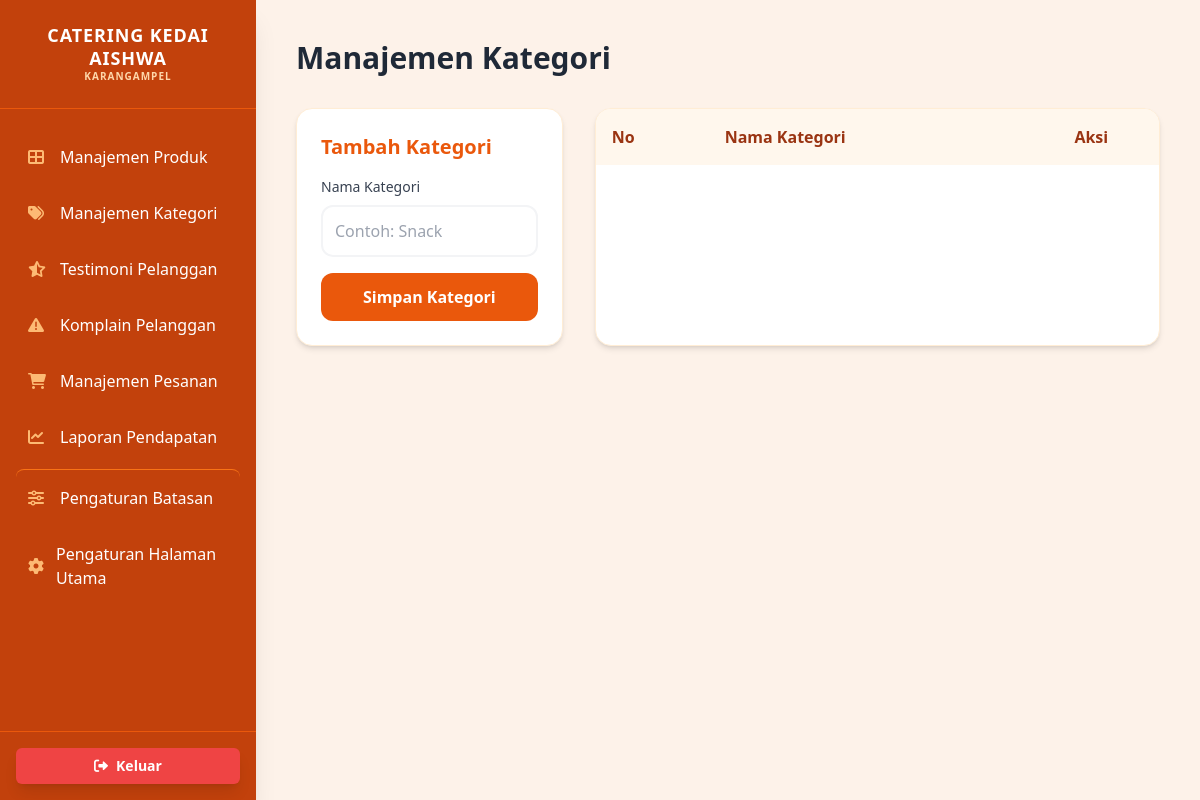
Page /dashboard_admin/kategori.php (signed in) on the earlier database version.
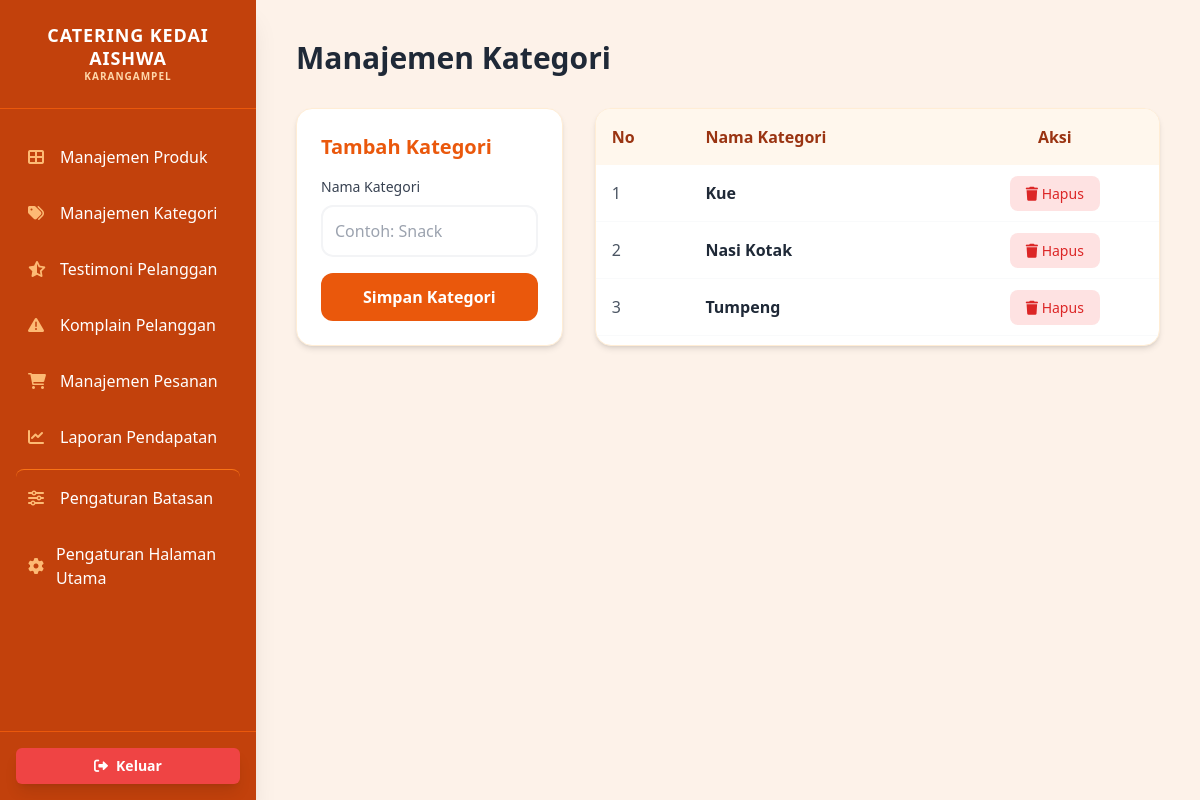
Same page on the later database version.
### tables this page shows
CREATE TABLE `kategori` (
  `kategori_id` int(11) NOT NULL,
  `nama_kategori` varchar(100) NOT NULL
);

### dashboard_admin/kategori.php (the view, shortened to what this page needs)
<?php
include "koneksi.php";
$query = mysqli_query($conn, "SELECT * FROM kategori ORDER BY nama_kategori ASC");
?>
<!DOCTYPE html>
<html lang="id">
<head>
    <script src="https://cdn.tailwindcss.com"></script>
    <link rel="stylesheet" href="https://cdnjs.cloudflare.com/ajax/libs/font-awesome/6.0.0/css/all.min.css">
</head>
<body class="bg-[#fdf2e9] flex">
    <?php include('sidebar.php'); ?>
    <main class="flex-1 p-10 h-screen overflow-y-auto">
        <h2 class="text-3xl font-bold text-gray-800 mb-8">Manajemen Kategori</h2>
        <div class="grid grid-cols-1 lg:grid-cols-3 gap-8">
            <div class="bg-white p-6 rounded-2xl shadow-md border border-orange-100 h-fit">
                <h3 class="text-xl font-bold mb-4 text-orange-600">Tambah Kategori</h3>
                <form action="proses_kategori.php" method="POST">
                    <div class="mb-4">
                        <label class="block text-sm font-medium text-gray-700 mb-2">Nama Kategori</label>
                        <input type="text" name="nama_kategori" required placeholder="Contoh: Snack"
                               class="w-full border-2 border-gray-100 rounded-xl p-3 focus:border-orange-500 outline-none">
                    </div>
                    <button type="submit" class="w-full bg-orange-600 text-white py-3 rounded-xl font-bold hover:bg-orange-700 transition">
                        Simpan Kategori
                    </button>
                </form>
            </div>
            <div class="lg:col-span-2 bg-white rounded-2xl shadow-md overflow-hidden border border-orange-100">
                <table class="w-full text-left">
                    <thead class="bg-orange-50">
                        <tr>
                            <th class="p-4 font-bold text-orange-800">No</th>
                            <th class="p-4 font-bold text-orange-800">Nama Kategori</th>
                            <th class="p-4 font-bold text-orange-800 text-center">Aksi</th>
                        </tr>
                    </thead>
                    <tbody>
                        <?php $no = 1; while($row = mysqli_fetch_assoc($query)): ?>
                        <tr class="border-b border-gray-50 hover:bg-orange-50/30 transition">
                            <td class="p-4 text-gray-600"><?= $no++; ?></td>
                            <td class="p-4 font-semibold text-gray-800"><?= $row['nama_kategori']; ?></td>
                            <td class="p-4 text-center">
                                <a href="proses_kategori.php?aksi=hapus&id=<?= $row['kategori_id']; ?>"
                                   onclick="return confirm('Yakin ingin menghapus? Menu yang menggunakan kategori ini akan menjadi NULL.')"
                                   class="bg-red-100 text-red-600 px-4 py-2 rounded-lg text-sm hover:bg-red-600 hover:text-white transition">
                                   <i class="fas fa-trash"></i> Hapus
                                </a>
                            </td>
                        </tr>
                        <?php endwhile; ?>
                    </tbody>
                </table>
            </div>
        </div>
    </main>
</body>
</html>

Differences in the rows shown:
added kategori: nama_kategori "Kue"
added kategori: nama_kategori "Nasi Kotak"
added kategori: nama_kategori "Tumpeng"
